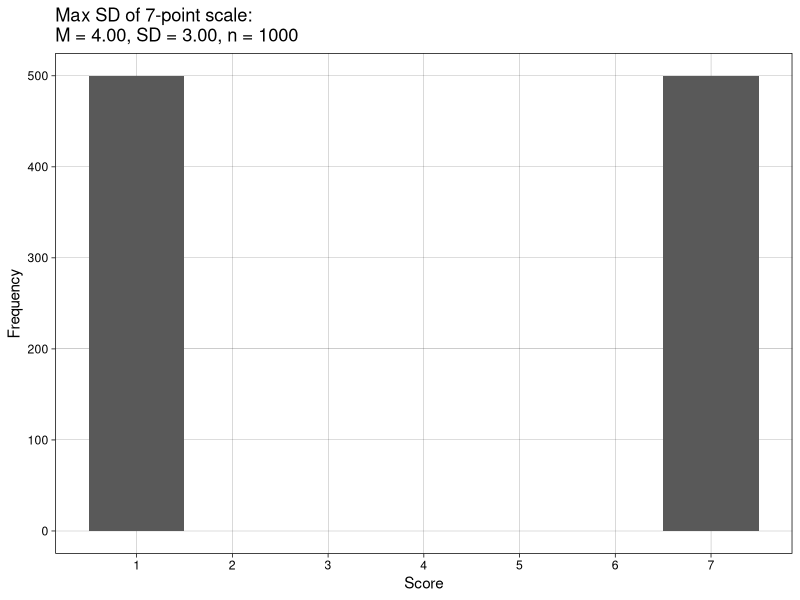
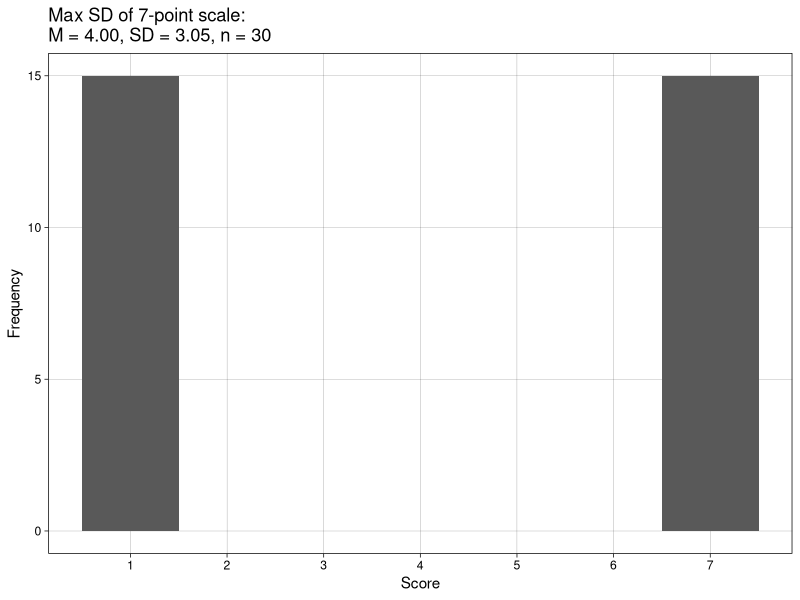
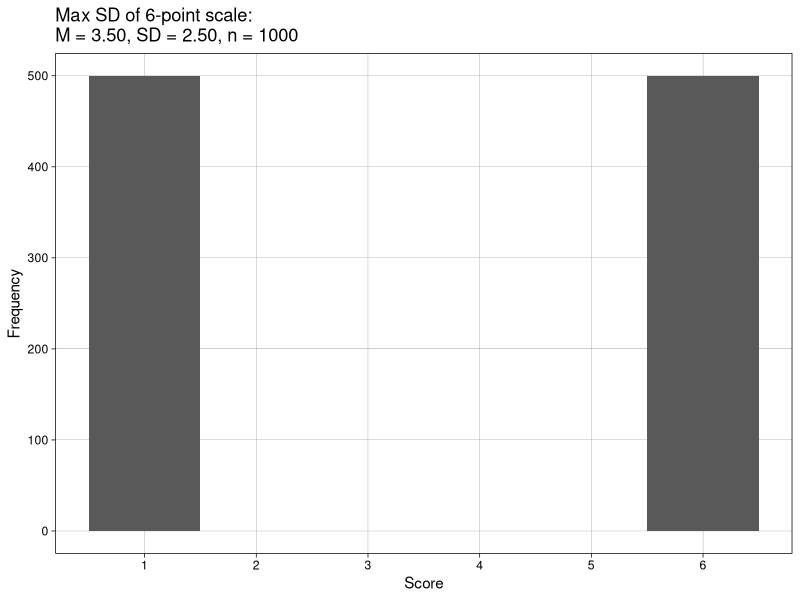
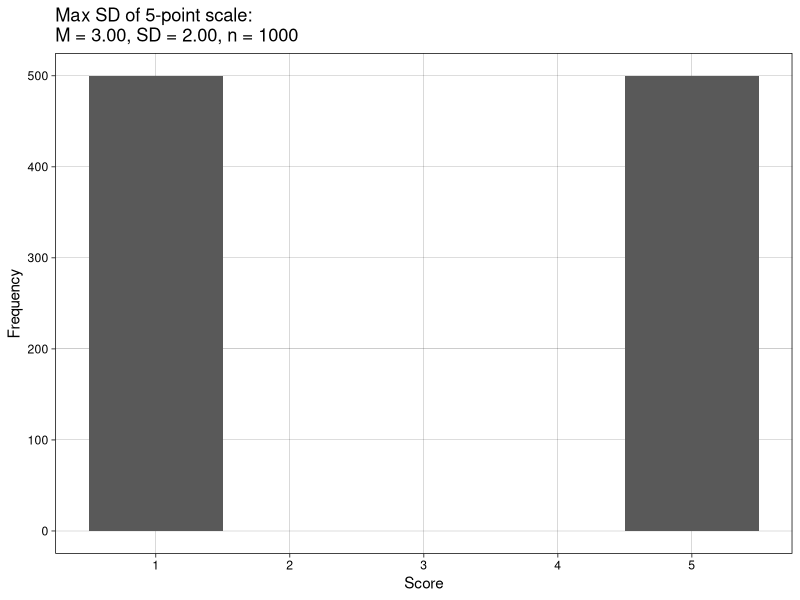
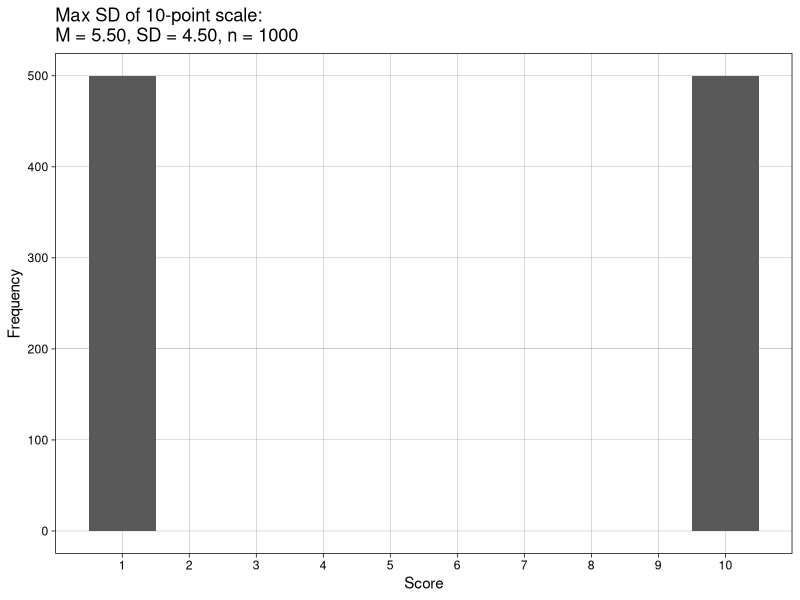
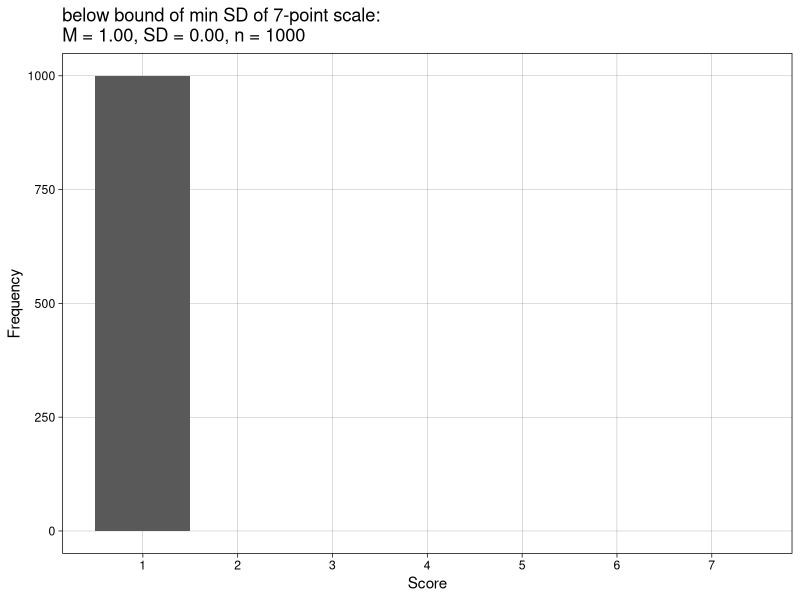
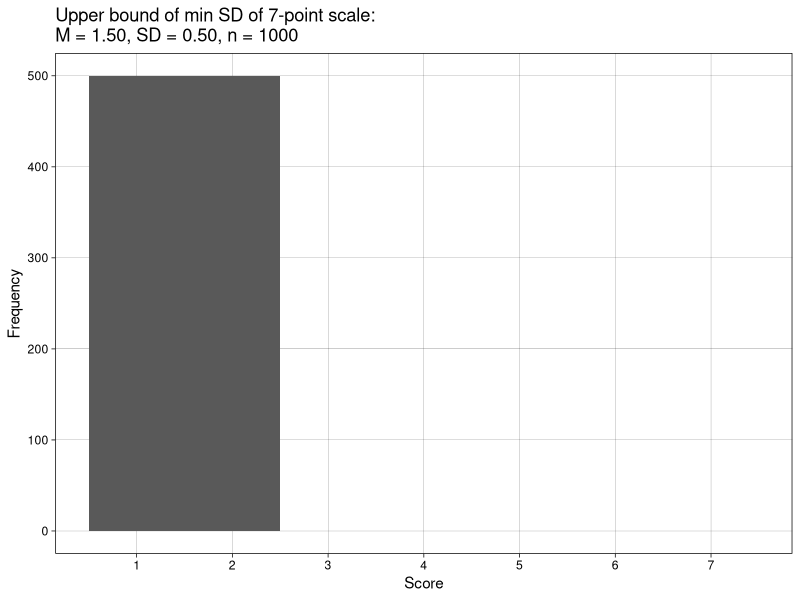
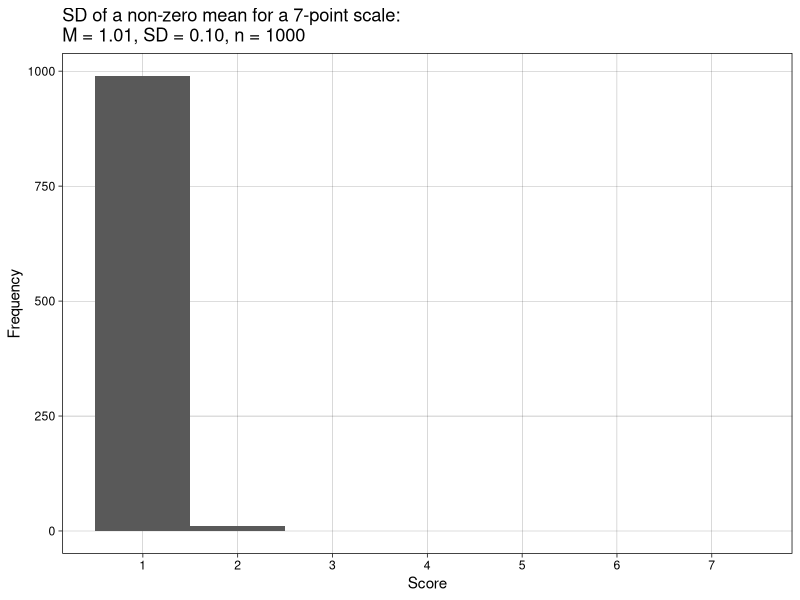

The R source for these figures, in order:
## ---- chunk 1

library(tidyverse)

round_to_decimal <- function(number, decimal_places) {
  # Create the format string with the required number of decimal places
  format_string <- paste0("%.", decimal_places, "f")
  
  # Format the number and return as character to retain trailing zeros
  formatted_number <- sprintf(format_string, number)
  
  return(formatted_number)
}


demo_plot <- function(min,
                      max,
                      frequency_min,
                      frequency_max,
                      title){
  
  dat <- tibble(score = c(rep(min, times = frequency_min),
                          rep(max, times = frequency_max)))
  
  ggplot(dat, aes(score)) +
    geom_histogram(binwidth = 1) +
    scale_x_continuous(labels = seq(from = min, to = max, by = 1), 
                       breaks = seq(from = min, to = max, by = 1),
                       limit = c(min-0.5, max+0.5)) +
    theme_linedraw() +
    theme(panel.grid.minor = element_blank()) +
    ylab("Frequency") +
    xlab("Score") +
    ggtitle(paste0(title, 
                   "\nM = ", round_to_decimal(mean(dat$score), 2), 
                   ", SD = ", round_to_decimal(sd(dat$score), 2),
                   ", n = ", frequency_min + frequency_max))
}

demo_plot(min = 1, 
          max = 7, 
          frequency_min = 500, 
          frequency_max = 500, 
          title = "Max SD of 7-point scale: ")

ggsave("plots/plot max SD 7-point scale large N.pdf", width = 5, height = 4)


demo_plot(min = 1, 
          max = 7, 
          frequency_min = 15, 
          frequency_max = 15, 
          title = "Max SD of 7-point scale: ")

ggsave("plots/plot max SD 7-point scale small N.pdf", width = 5, height = 4)


demo_plot(min = 1, 
          max = 6, 
          frequency_min = 500, 
          frequency_max = 500, 
          title = "Max SD of 6-point scale: ")

ggsave("plots/plot max SD 6-point scale large N.pdf", width = 5, height = 4)


demo_plot(min = 1, 
          max = 5, 
          frequency_min = 500, 
          frequency_max = 500, 
          title = "Max SD of 5-point scale: ")

ggsave("plots/plot max SD 5-point scale large N.pdf", width = 5, height = 4)


demo_plot(min = 1, 
          max = 10, 
          frequency_min = 500, 
          frequency_max = 500, 
          title = "Max SD of 10-point scale: ")

ggsave("plots/plot max SD 10-point scale large N.pdf", width = 5, height = 4)


demo_plot(min = 1, 
          max = 7, 
          frequency_min = 1000, 
          frequency_max = 0, 
          title = "below bound of min SD of 7-point scale: ")

ggsave("plots/plot below bound of min SD 7-point scale large N.pdf", width = 5, height = 4)


dat <- tibble(score = c(rep(1, times = 500),
                        rep(2, times = 500)))

ggplot(dat, aes(score)) +
  geom_histogram(binwidth = 1) +
  scale_x_continuous(labels = seq(from = 1, to = 7, by = 1), 
                     breaks = seq(from = 1, to = 7, by = 1),
                     limit = c(1-0.5, 7+0.5)) +
  theme_linedraw() +
  theme(panel.grid.minor = element_blank()) +
  ylab("Frequency") +
  xlab("Score") +
  ggtitle(paste0("Upper bound of min SD of 7-point scale: ", 
                 "\nM = ", round_to_decimal(mean(dat$score), 2), 
                 ", SD = ", round_to_decimal(sd(dat$score), 2),
                 ", n = ", 500 + 500))

ggsave("plots/plot upper bound of min SD 7-point scale large N.pdf", width = 5, height = 4)


dat <- tibble(score = c(rep(1, times = 990),
                        rep(2, times = 10)))

ggplot(dat, aes(score)) +
  geom_histogram(binwidth = 1) +
  scale_x_continuous(labels = seq(from = 1, to = 7, by = 1), 
                     breaks = seq(from = 1, to = 7, by = 1),
                     limit = c(1-0.5, 7+0.5)) +
  theme_linedraw() +
  theme(panel.grid.minor = element_blank()) +
  ylab("Frequency") +
  xlab("Score") +
  ggtitle(paste0("SD of a non-zero mean for a 7-point scale: ", 
                 "\nM = ", round_to_decimal(mean(dat$score), 2), 
                 ", SD = ", round_to_decimal(sd(dat$score), 2),
                 ", n = ", 500 + 500))

ggsave("plots/plot SD of a non-zero mean 7-point scale large N.pdf", width = 5, height = 4)

